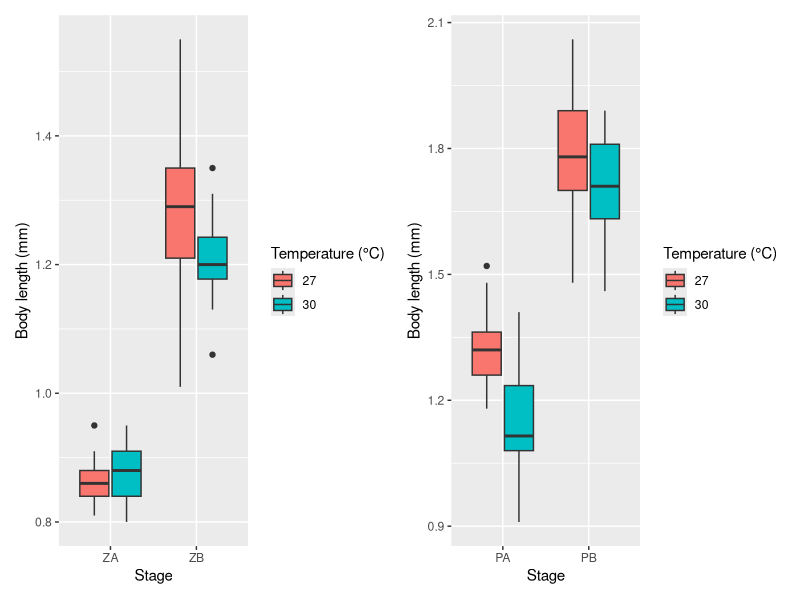
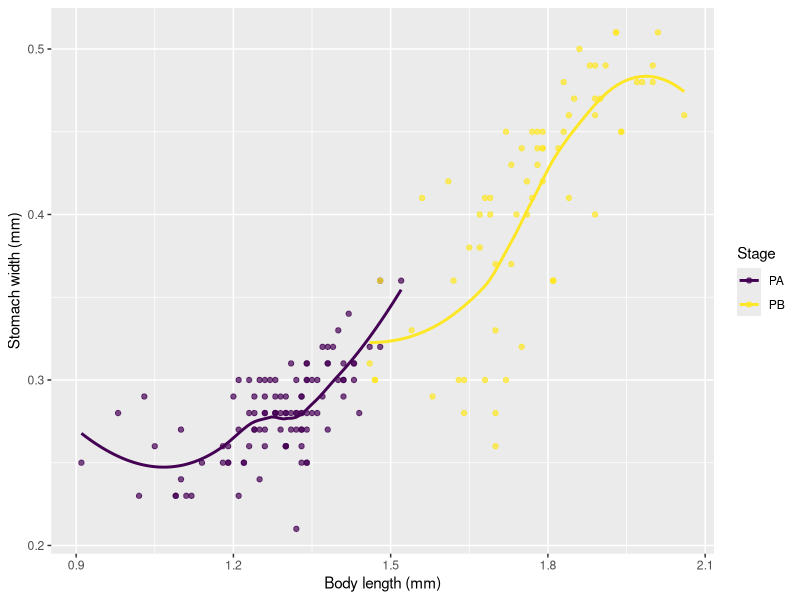

Here is the R script that generated these plots, in order:
## ---- chunk 1
#| message: false
#| warning: false
#| echo: false
#| fig-cap: "**Figure 2.** Body length of unfed (ZA, ZB) (Left) and fed (PA, PB) (Right) juvenile gnathiid stages across temperature treatments."


library(tidyverse)
library(patchwork)
library(ggplot2)

unfed <- read_csv("data/Lifecycle_Growth.csv") |>
  filter(Stage %in% c("ZA", "ZB")) |>
  mutate(
    Stage  = factor(Stage, levels = c("ZA", "ZB"), ordered = TRUE),
    Temp_C = factor(Temp_C)
  )

fed <- read_csv("data/Fed_gnathiids.csv") |>
  filter(Stage %in% c("PA", "PB")) |>
  mutate(
    Stage  = factor(Stage, levels = c("PA", "PB"), ordered = TRUE),
    Temp_C = factor(Temp_C)
  )


p_unfed <- ggplot(unfed,
       aes(x = Stage, y = Body_length_mm, fill = Temp_C)) +
  geom_boxplot() +
  labs(x = "Stage",
    y = "Body length (mm)",
    fill = "Temperature (°C)"
  )


p_fed <- ggplot(fed,
       aes(x = Stage, y = Body_length_mm, fill = Temp_C)) +
  geom_boxplot() +
  labs(x = "Stage",
    y = "Body length (mm)",
    fill = "Temperature (°C)"
  )

p_unfed + p_fed
## ---- chunk 2
#| message: false
#| warning: false
#| echo: false
#| fig-cap: "**Figure 3.** Relationship between body size and stomach width in fed gnathiids."


ggplot(fed,
       aes(x = Body_length_mm,
           y = Stomach_width_mm,
           colour = Stage)) +
  geom_point(alpha = 0.7) +
  geom_smooth(se = FALSE) +
  labs(x = "Body length (mm)",
    y = "Stomach width (mm)",
    colour = "Stage"
  )

